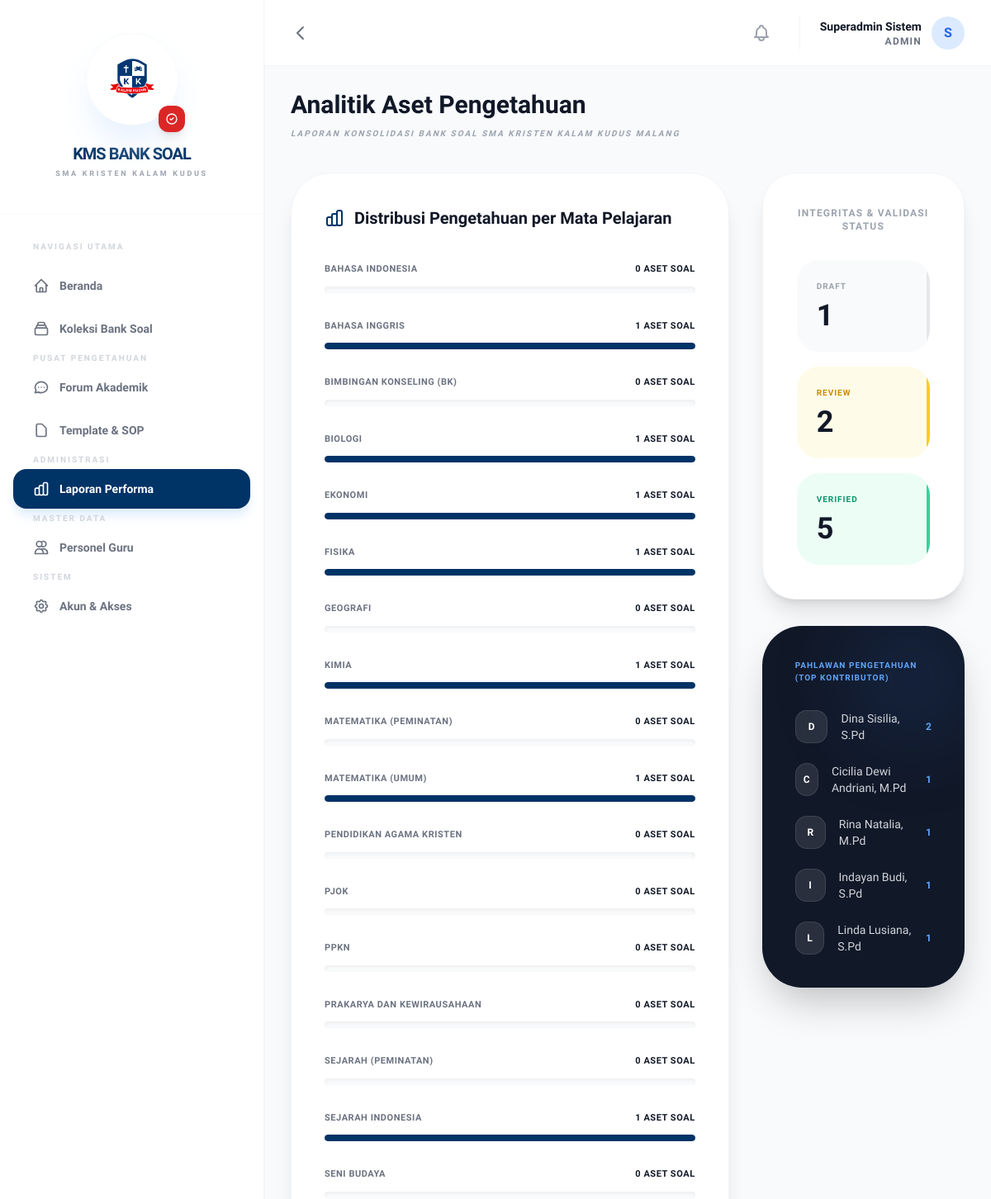
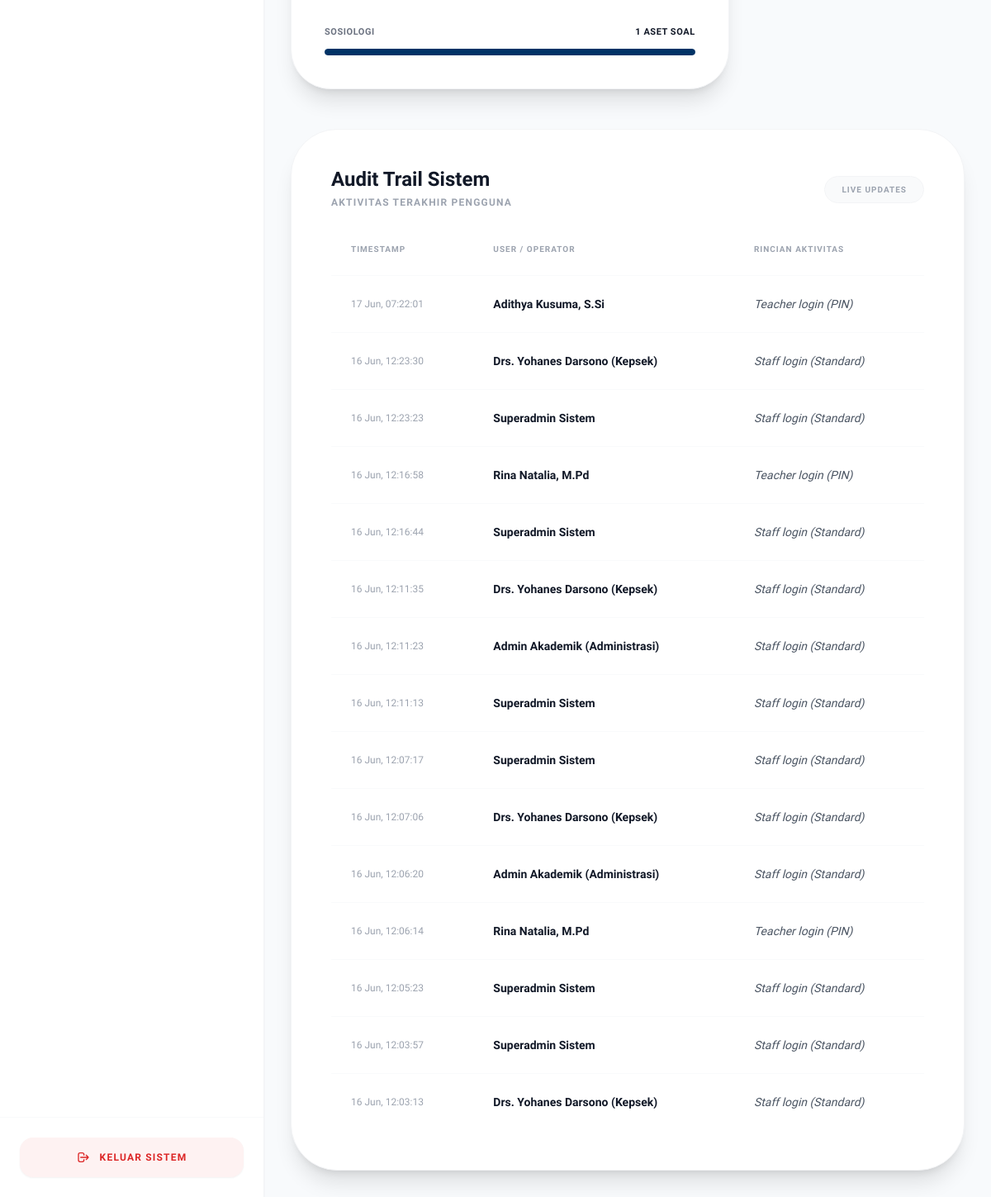
The app's page /reports.php (signed in) with its own data (2 pictures, top to bottom).
### tables this page shows
CREATE TABLE `logs` (
  `id` int(11) NOT NULL,
  `actor_id` int(11) DEFAULT NULL,
  `action` text NOT NULL,
  `ip_address` varchar(45) DEFAULT NULL,
  `created_at` timestamp NOT NULL DEFAULT current_timestamp()
);

### includes/auth.php (called while the page is built, shortened)
<?php
function isLoggedIn() {
    return isset($_SESSION['identity_id']);
}
function hasRoleId($allowedRoleIds) {
    $currentRoleId = ($_SESSION['actor_type'] === ACTOR_TEACHER) ? 3 : $_SESSION['role_id'];
    return in_array($currentRoleId, $allowedRoleIds);
}
?>

### reports.php (the view, shortened to what this page needs)
<?php
require_once 'includes/header.php';
$stmt = $pdo->query("SELECT c.name, COUNT(q.id) as total
                     FROM categories c
                     LEFT JOIN questions q ON c.id = q.category_id
                     GROUP BY c.name");
$statsCategory = $stmt->fetchAll();
$stmt = $pdo->query("SELECT status, COUNT(*) as total FROM questions GROUP BY status");
$statsStatus = $stmt->fetchAll();
$stmt = $pdo->query("SELECT
                        COALESCE(
                            (SELECT full_name FROM staff WHERE identity_id = q.uploader_id),
                            (SELECT full_name FROM teachers WHERE identity_id = q.uploader_id)
                        ) as full_name,
                        COUNT(q.id) as total
                     FROM questions q
                     WHERE q.uploader_id IS NOT NULL
                     GROUP BY full_name
                     ORDER BY total DESC LIMIT 5");
$topContributors = $stmt->fetchAll();
?>
<div class="mb-10">
    <h3 class="text-3xl font-bold text-gray-900 leading-none">Analitik Aset Pengetahuan</h3>
    <p class="text-[10px] text-gray-400 uppercase tracking-[0.2em] font-bold mt-3 italic">Laporan Konsolidasi Bank Soal SMA Kristen Kalam Kudus Malang</p>
</div>
<div class="grid grid-cols-1 lg:grid-cols-3 gap-10">
    <div class="lg:col-span-2 bg-white rounded-[48px] border border-gray-100 shadow-xl overflow-hidden p-10">
        <h3 class="text-xl font-bold text-gray-900 mb-10 flex items-center">
            Distribusi Pengetahuan per Mata Pelajaran
        </h3>
        <div class="space-y-8">
            <?php
                $columnTotals = array_column($statsCategory, 'total');
                $maxTotal = (!empty($columnTotals) && max($columnTotals) > 0) ? max($columnTotals) : 1;
                foreach ($statsCategory as $stat):
                    $pct = ($stat['total'] / $maxTotal) * 100;
            ?>
            <div class="group">
                <div class="flex justify-between text-[11px] font-bold uppercase tracking-wider mb-3">
                    <span class="text-gray-500 group-hover:text-primary transition-colors"><?php echo $stat['name']; ?></span>
                    <span class="text-gray-900"><?php echo $stat['total']; ?> Aset Soal</span>
                </div>
                <div class="w-full bg-gray-50 rounded-full h-2 overflow-hidden shadow-inner">
                    <div class="bg-primary h-full rounded-full transition-all duration-1000 group-hover:bg-blue-600" style="width: <?php echo $pct; ?>%"></div>
                </div>
            </div>
            <?php endforeach; ?>
        </div>
    </div>
    <div class="space-y-8">
        <div class="bg-white rounded-[40px] border border-gray-100 shadow-xl p-10">
            <h3 class="text-xs font-bold text-gray-400 uppercase tracking-widest mb-8 text-center">Integritas & Validasi Status</h3>
            <div class="space-y-4">
                <?php
                $statusColors = [
                    STATUS_DRAFT => ['bg' => 'bg-gray-50', 'text' => 'text-gray-400', 'accent' => 'bg-gray-200'],
                    STATUS_REVIEW => ['bg' => 'bg-yellow-50', 'text' => 'text-yellow-600', 'accent' => 'bg-yellow-400'],
                    STATUS_VERIFIED => ['bg' => 'bg-emerald-50', 'text' => 'text-emerald-600', 'accent' => 'bg-emerald-400']
                ];
                foreach ($statsStatus as $stat):
                    $style = $statusColors[$stat['status']] ?? ['bg' => 'bg-blue-50', 'text' => 'text-blue-600', 'accent' => 'bg-blue-400'];
                ?>
                <div class="<?php echo $style['bg']; ?> p-6 rounded-[28px] border border-white relative overflow-hidden group hover:scale-105 transition-transform">
                    <div class="absolute right-0 top-0 bottom-0 w-1 <?php echo $style['accent']; ?>"></div>
                    <p class="text-[10px] font-bold <?php echo $style['text']; ?> uppercase tracking-widest mb-2"><?php echo $stat['status']; ?></p>
                    <p class="text-4xl font-bold text-gray-900"><?php echo $stat['total']; ?></p>
                </div>
                <?php endforeach; ?>
            </div>
        </div>
        <div class="bg-gray-900 rounded-[48px] p-10 text-white shadow-2xl relative overflow-hidden group">
            <div class="absolute top-0 right-0 w-32 h-32 bg-blue-500 rounded-full blur-[60px] opacity-20 group-hover:opacity-40 transition-opacity"></div>
            <h4 class="text-[10px] font-bold text-blue-400 uppercase tracking-widest mb-8 relative z-10">Pahlawan Pengetahuan (Top Kontributor)</h4>
            <div class="space-y-6 relative z-10">
                <?php foreach ($topContributors as $user): ?>
                <div class="flex items-center justify-between group/item">
                    <div class="flex items-center space-x-4">
                        <div class="w-10 h-10 rounded-[14px] bg-white bg-opacity-10 text-xs flex items-center justify-center font-bold border border-white border-opacity-10 group-hover/item:bg-primary transition-colors">
                            <?php echo strtoupper(substr($user['full_name'], 0, 1)); ?>
                        </div>
                        <span class="text-sm font-medium text-gray-300 group-hover/item:text-white"><?php echo $user['full_name']; ?></span>
                    </div>
                    <span class="text-xs font-bold text-blue-400"><?php echo $user['total']; ?></span>
                </div>
                <?php endforeach; ?>
            </div>
        </div>
    </div>
</div>
<?php if (hasRoleId([ROLE_ADMIN_SISTEM, ROLE_KEPSEK])): ?>
<div class="mt-12 bg-white rounded-[56px] border border-gray-100 shadow-xl p-12 overflow-hidden">
    <div class="flex justify-between items-center mb-10">
        <div>
            <h3 class="text-2xl font-bold text-gray-900 leading-none">Audit Trail Sistem</h3>
            <p class="text-xs text-gray-400 font-bold uppercase mt-2 tracking-widest">Aktivitas Terakhir Pengguna</p>
        </div>
        <div class="px-5 py-2 bg-gray-50 rounded-full text-[10px] font-bold text-gray-400 uppercase tracking-widest border border-gray-100">Live Updates</div>
    </div>
    <div class="overflow-x-auto">
        <table class="w-full text-left">
            <thead>
                <tr class="text-[10px] font-bold text-gray-400 uppercase tracking-widest border-b border-gray-50">
                    <th class="pb-6 px-6">Timestamp</th>
                    <th class="pb-6 px-6">User / Operator</th>
                    <th class="pb-6 px-6">Rincian Aktivitas</th>
                </tr>
            </thead>
            <tbody class="divide-y divide-gray-50 text-sm">
                <?php
                $logs = $pdo->query("SELECT l.*,
                                     COALESCE(
                                         (SELECT full_name FROM staff WHERE identity_id = l.actor_id),
                                         (SELECT full_name FROM teachers WHERE identity_id = l.actor_id)
                                     ) as full_name,
                                     COALESCE(
                                         (SELECT username FROM staff WHERE identity_id = l.actor_id),
                                         'GURU'
                                     ) as username
                                     FROM logs l
                                     ORDER BY l.created_at DESC LIMIT 15")->fetchAll();
                foreach ($logs as $log):
                ?>
                <tr class="hover:bg-gray-50 transition group">
                    <td class="py-6 px-6 text-gray-400 text-xs font-medium"><?php echo date('d M, H:i:s', strtotime($log['created_at'])); ?></td>
                    <td class="py-6 px-6">
                        <div class="flex items-center space-x-3">
                            <span class="font-bold text-gray-900 group-hover:text-primary transition-colors"><?php echo $log['full_name'] ?? $log['username'] ?? 'System Process'; ?></span>
                        </div>
                    </td>
                    <td class="py-6 px-6 text-gray-600 font-medium italic"><?php echo $log['action']; ?></td>
                </tr>
                <?php endforeach; ?>
            </tbody>
        </table>
    </div>
</div>
<?php endif; ?>
<?php require_once 'includes/footer.php'; ?>

### includes/header.php (style rules this page uses)
body { font-family: 'Plus Jakarta Sans', sans-serif; background-color: #F8FAFC; color: #1E293B; }

### records on screen
logs: created_at "17 Jun, 07:22:01", full_name "Adithya Kusuma, S.Si", action "Teacher login (PIN)"
logs: created_at "16 Jun, 12:23:30", full_name "Drs. Yohanes Darsono (Kepsek)", action "Staff login (Standard)"
logs: created_at "16 Jun, 12:23:23", full_name "Superadmin Sistem", action "Staff login (Standard)"
logs: created_at "16 Jun, 12:16:58", full_name "Rina Natalia, M.Pd", action "Teacher login (PIN)"
logs: created_at "16 Jun, 12:16:44", full_name "Superadmin Sistem", action "Staff login (Standard)"
logs: created_at "16 Jun, 12:11:35", full_name "Drs. Yohanes Darsono (Kepsek)", action "Staff login (Standard)"
logs: created_at "16 Jun, 12:11:23", full_name "Admin Akademik (Administrasi)", action "Staff login (Standard)"
logs: created_at "16 Jun, 12:11:13", full_name "Superadmin Sistem", action "Staff login (Standard)"
logs: created_at "16 Jun, 12:07:17", full_name "Superadmin Sistem", action "Staff login (Standard)"
logs: created_at "16 Jun, 12:07:06", full_name "Drs. Yohanes Darsono (Kepsek)", action "Staff login (Standard)"
logs: created_at "16 Jun, 12:06:20", full_name "Admin Akademik (Administrasi)", action "Staff login (Standard)"
logs: created_at "16 Jun, 12:06:14", full_name "Rina Natalia, M.Pd", action "Teacher login (PIN)"
logs: created_at "16 Jun, 12:05:23", full_name "Superadmin Sistem", action "Staff login (Standard)"
logs: created_at "16 Jun, 12:03:57", full_name "Superadmin Sistem", action "Staff login (Standard)"
logs: created_at "16 Jun, 12:03:13", full_name "Drs. Yohanes Darsono (Kepsek)", action "Staff login (Standard)"

### other values on screen
$_SESSION['full_name'] "Superadmin Sistem"
$_SESSION['role_name'] "ADMIN"
substr($_SESSION['full_name'], 0, 1) "S"
$stat['name'] "BAHASA INDONESIA"
$stat['total'] "0"
$stat['name'] "BAHASA INGGRIS"
$stat['total'] "1"
$stat['name'] "BIMBINGAN KONSELING (BK)"
$stat['name'] "BIOLOGI"
$stat['name'] "EKONOMI"
$stat['name'] "FISIKA"
$stat['name'] "GEOGRAFI"
$stat['name'] "KIMIA"
$stat['name'] "MATEMATIKA (PEMINATAN)"
$stat['name'] "MATEMATIKA (UMUM)"
